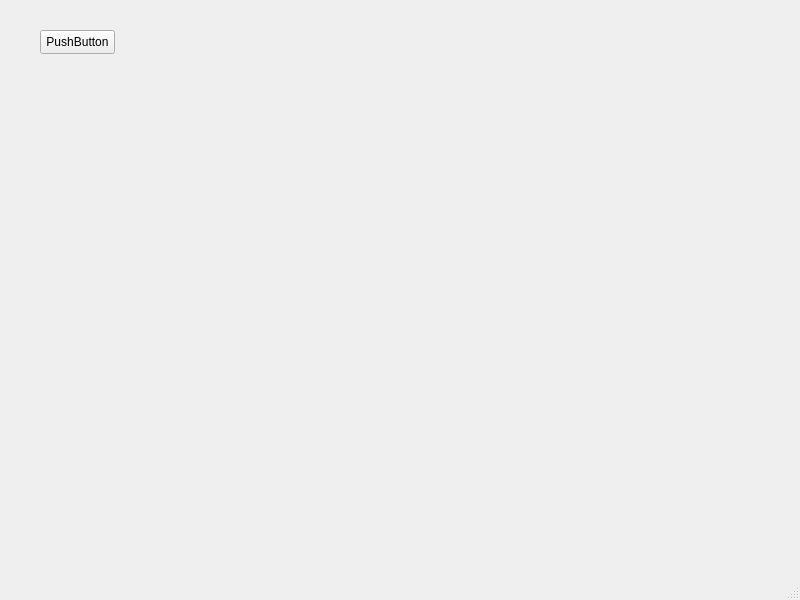
<?xml version="1.0" encoding="UTF-8"?>
<ui version="4.0">
 <class>MainWindow</class>
 <widget class="QMainWindow" name="MainWindow">
  <property name="geometry">
   <rect>
    <x>0</x>
    <y>0</y>
    <width>800</width>
    <height>600</height>
   </rect>
  </property>
  <property name="windowTitle">
   <string>Device EventFilter</string>
  </property>
  <widget class="QWidget" name="centralwidget">
   <widget class="QPushButton" name="pushButton">
    <property name="geometry">
     <rect>
      <x>40</x>
      <y>30</y>
      <width>75</width>
      <height>24</height>
     </rect>
    </property>
    <property name="text">
     <string>PushButton</string>
    </property>
   </widget>
  </widget>
  <widget class="QMenuBar" name="menubar">
   <property name="geometry">
    <rect>
     <x>0</x>
     <y>0</y>
     <width>800</width>
     <height>22</height>
    </rect>
   </property>
  </widget>
  <widget class="QStatusBar" name="statusbar"/>
 </widget>
 <resources/>
 <connections/>
</ui>
